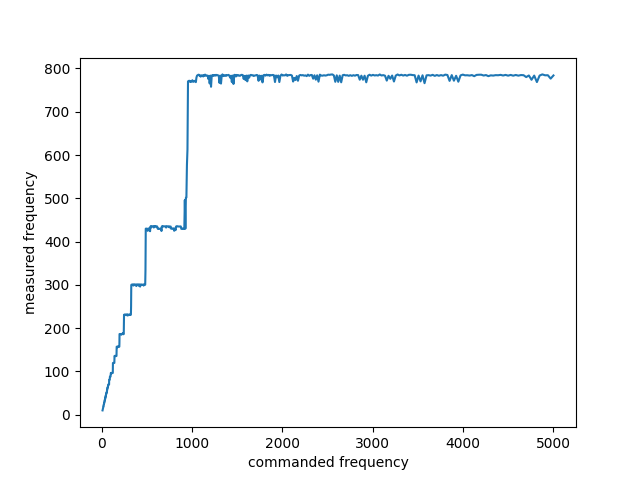

Write Python code to recreate this figure.

import time
import asyncio
import numpy as np

from matplotlib import pyplot as plt

async def main(frequency):
    time_last = time.time()
    x_end = 3
    sleep_meas = 0
    await asyncio.sleep(1 / (frequency))
    await asyncio.sleep(1 / (frequency))
    await asyncio.sleep(1 / (frequency))
    sleep_meas = time.time() - time_last
    print(f"{frequency}: {1/(sleep_meas/x_end)}")
    return 1/(sleep_meas/x_end)

f = np.geomspace(10, 5000, 1000)

f_meas = []
for freq in f:
    f_meas.append(asyncio.run(main(freq)))

fig, ax = plt.subplots()
ax.plot(f, f_meas)
ax.set_xlabel("commanded frequency")
ax.set_ylabel("measured frequency")

plt.savefig("test3.png")
plt.show()
